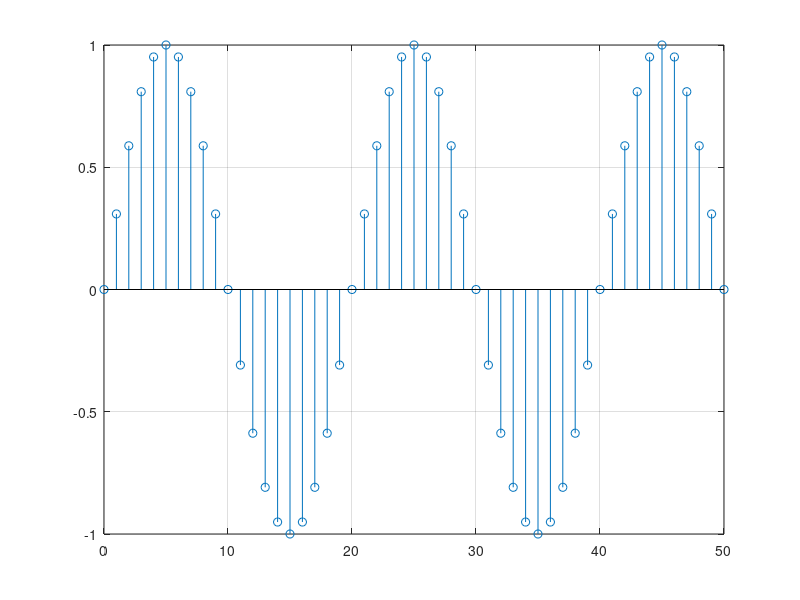

The MATLAB source for this figure:
%mi rut es 19.891.504-1
A=1 ; B=9 ; C=8 ; D=9 ; E=1 ; F=5 ; G=0 ; H=4 ; I=1;
n = [0 : 50];
x = sin(2*pi * 0.05 * n);
stem(n, x); grid
